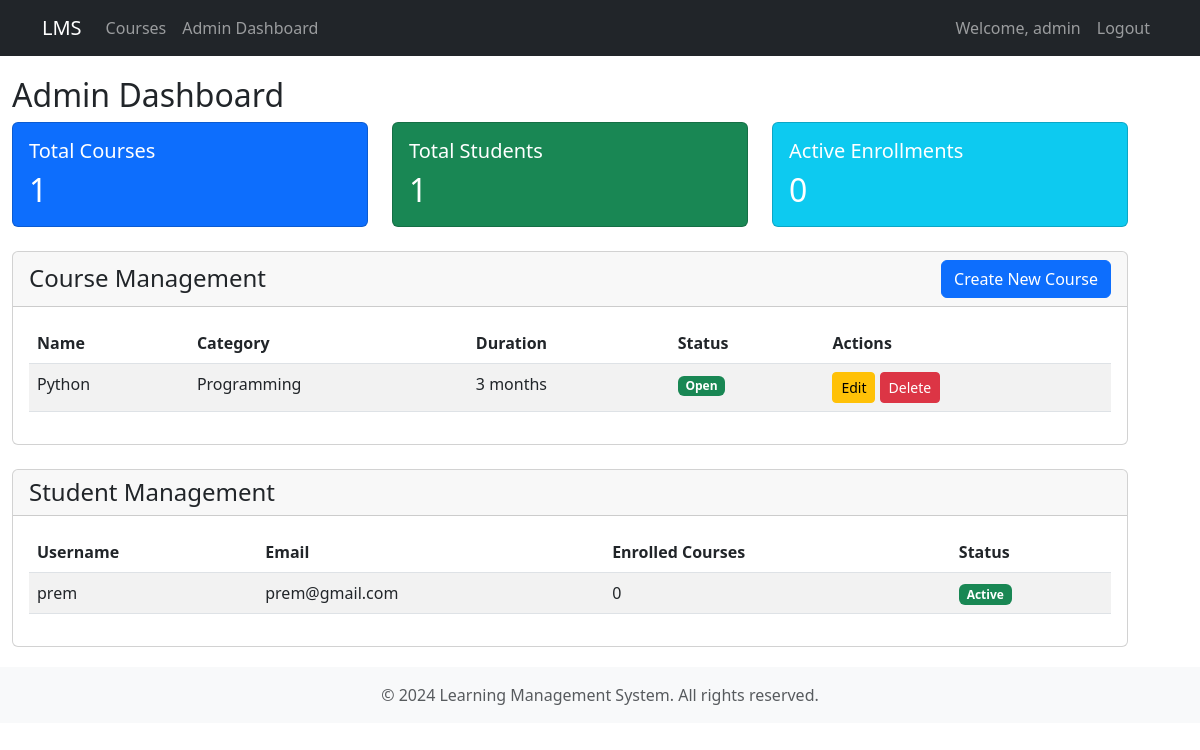
The app's page /admin/dashboard (signed in) with its own data.
### backend/app.py (models this page shows, shortened)
class User(UserMixin, db.Model):
    id = db.Column(db.Integer, primary_key=True)
    username = db.Column(db.String(80), unique=True, nullable=False)
    email = db.Column(db.String(120), unique=True, nullable=False)
    password_hash = db.Column(db.String(128))
    is_admin = db.Column(db.Boolean, default=False)
    enrollments = db.relationship('Enrollment', backref='student', lazy=True)

class Course(db.Model):
    id = db.Column(db.Integer, primary_key=True)
    name = db.Column(db.String(100), nullable=False)
    description = db.Column(db.Text)
    duration = db.Column(db.String(50))
    category = db.Column(db.String(50))
    enrollment_status = db.Column(db.String(20), default='Open')
    created_at = db.Column(db.DateTime, default=datetime.utcnow)
    resources = db.relationship('Resource', backref='course', lazy=True, cascade='all, delete-orphan')
    batches = db.relationship('Batch', backref='course', lazy=True, cascade='all, delete-orphan')
    enrollments = db.relationship('Enrollment', backref='course', lazy=True)

### backend/app.py (the view)
@app.route('/admin/dashboard')
@admin_required
def admin_dashboard():
    courses = Course.query.all()
    users = User.query.filter_by(is_admin=False).all()
    return render_template('admin/dashboard.html', courses=courses, users=users)

### backend/app.py (called while the page is built)
@login_manager.user_loader
def load_user(user_id):
    return User.query.get(int(user_id))

def admin_required(f):
    @wraps(f)
    @login_required
    def decorated_function(*args, **kwargs):
        if not current_user.is_admin:
            flash('Access denied. Admin privileges required.')
            return redirect(url_for('user_login'))
        return f(*args, **kwargs)
    return decorated_function

### frontend/templates/admin/dashboard.html (shortened to what this page needs)
{% extends "base.html" %}
{% block content %}
<h2>Admin Dashboard</h2>
<div class="row mb-4">
    <div class="col-md-4">
        <div class="card bg-primary text-white">
            <div class="card-body">
                <h5 class="card-title">Total Courses</h5>
                <h2 class="card-text">{{ courses|length }}</h2>
            </div>
        </div>
    </div>
    <div class="col-md-4">
        <div class="card bg-success text-white">
            <div class="card-body">
                <h5 class="card-title">Total Students</h5>
                <h2 class="card-text">{{ users|length }}</h2>
            </div>
        </div>
    </div>
    <div class="col-md-4">
        <div class="card bg-info text-white">
            <div class="card-body">
                <h5 class="card-title">Active Enrollments</h5>
                <h2 class="card-text">{{ enrollments|length if enrollments else 0 }}</h2>
            </div>
        </div>
    </div>
</div>
<div class="card mb-4">
    <div class="card-header d-flex justify-content-between align-items-center">
        <h4 class="mb-0">Course Management</h4>
        <a href="{{ url_for('admin_create_course') }}" class="btn btn-primary">Create New Course</a>
    </div>
    <div class="card-body">
        <div class="table-responsive">
            <table class="table table-striped">
                <thead>
                    <tr>
                        <th>Name</th>
                        <th>Category</th>
                        <th>Duration</th>
                        <th>Status</th>
                        <th>Actions</th>
                    </tr>
                </thead>
                <tbody>
                    {% for course in courses %}
                    <tr>
                        <td>{{ course.name }}</td>
                        <td>{{ course.category }}</td>
                        <td>{{ course.duration }}</td>
                        <td>
                            <span class="badge {% if course.enrollment_status == 'Open' %}bg-success{% else %}bg-warning{% endif %}">
                                {{ course.enrollment_status }}
                            </span>
                        </td>
                        <td>
                            <a href="{{ url_for('admin_edit_course', course_id=course.id) }}" class="btn btn-sm btn-warning">Edit</a>
                            <button type="button" class="btn btn-sm btn-danger" data-bs-toggle="modal" data-bs-target="#deleteCourseModal{{ course.id }}">
                                Delete
                            </button>
                        </td>
                    </tr>
                    {% endfor %}
                </tbody>
            </table>
        </div>
    </div>
</div>
<div class="card">
    <div class="card-header">
        <h4 class="mb-0">Student Management</h4>
    </div>
    <div class="card-body">
        <div class="table-responsive">
            <table class="table table-striped">
                <thead>
                    <tr>
                        <th>Username</th>
                        <th>Email</th>
                        <th>Enrolled Courses</th>
                        <th>Status</th>
                    </tr>
                </thead>
                <tbody>
                    {% for user in users %}
                    <tr>
                        <td>{{ user.username }}</td>
                        <td>{{ user.email }}</td>
                        <td>{{ user.enrollments|length }}</td>
                        <td>
                            <span class="badge bg-success">Active</span>
                        </td>
                    </tr>
                    {% endfor %}
                </tbody>
            </table>
        </div>
    </div>
</div>
{% endblock %}

### frontend/templates/base.html (shortened to what this page needs)
<!DOCTYPE html>
<html lang="en">
<head>
    <link href="https://cdn.jsdelivr.net/npm/bootstrap@5.3.0/dist/css/bootstrap.min.css" rel="stylesheet">
</head>
<body>
    <nav class="navbar navbar-expand-lg navbar-dark bg-dark">
        <div class="container">
            <a class="navbar-brand" href="{{ url_for('home') }}">LMS</a>
            <div class="collapse navbar-collapse" id="navbarNav">
                <ul class="navbar-nav me-auto">
                    <li class="nav-item">
                        <a class="nav-link" href="{{ url_for('course_list') }}">Courses</a>
                    </li>
                    {% if current_user.is_authenticated %}
                        {% if current_user.is_admin %}
                            <li class="nav-item">
                                <a class="nav-link" href="{{ url_for('admin_dashboard') }}">Admin Dashboard</a>
                            </li>
                        {% else %}
                            <li class="nav-item">
                                <a class="nav-link" href="{{ url_for('user_dashboard') }}">My Dashboard</a>
                            </li>
                        {% endif %}
                    {% endif %}
                </ul>
                <ul class="navbar-nav">
                    {% if current_user.is_authenticated %}
                        <li class="nav-item">
                            <span class="nav-link">Welcome, {{ current_user.username }}</span>
                        </li>
                        <li class="nav-item">
                            <a class="nav-link" href="{{ url_for('user_logout') }}">Logout</a>
                        </li>
                    {% endif %}
                </ul>
            </div>
        </div>
    </nav>
    <div class="container content">
        {% block content %}{% endblock %}
    </div>
    <footer class="footer mt-auto py-3 bg-light">
        <div class="container text-center">
            <span class="text-muted">© 2024 Learning Management System. All rights reserved.</span>
        </div>
    </footer>
</body>
</html>

### frontend/templates/base.html (style rules this page uses)
.navbar { margin-bottom: 20px; }
.content { margin: 20px 0; }

### records on screen
User: username "admin"
Course: name "Python", category "Programming", duration "3 months", enrollment_status "Open"
User: username "prem", email "prem@gmail.com", enrollments|length "0"

### other values on screen
{{ courses|length }} "1"
{{ users|length }} "1"
{{ enrollments|length if enrollments else 0 }} "0"
